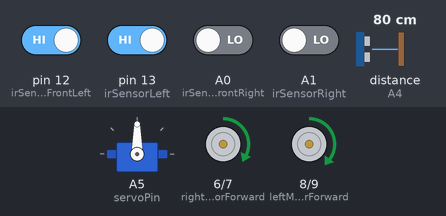
Simulated run of this sketch. Board: Arduino Uno, built with avr-gcc and run on an emulated ATmega328P. Shown: servo, motor-driver pin pairs drawn as motors (green arrow = first pin HIGH = forward, orange = second pin HIGH = backward, longer = more drive, scaled by the enable pin). Wiring (inferred from the names in the program): ultrasonic range finder: trigger A3; echo A4. The inputs (shaded band) are chosen by the test bench; at power-on: pin 12 (irSensorFrontLeft), pin 13 (irSensorLeft) HIGH, A0 (irSensorFrontRight), A1 (irSensorRight) LOW, distance to the obstacle (sensor on A4) 80 cm. The echo pulse lasts 58.3 µs per cm.

Above: at 1.2 s.
1.3 s: distance to the obstacle (sensor on A4) set to 2 cm
At 1.45 s:
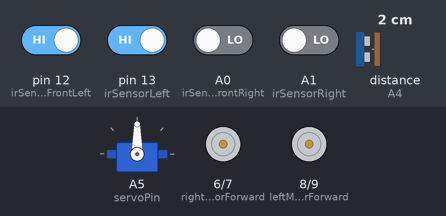
4.3 s: distance to the obstacle (sensor on A4) set to 18 cm
At 4.46 s:
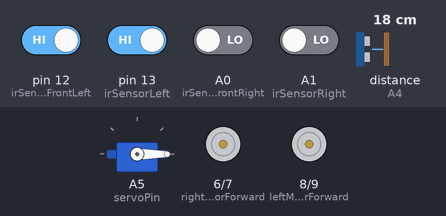
6.4 s: distance to the obstacle (sensor on A4) set to 4 cm
At 7.15 s:
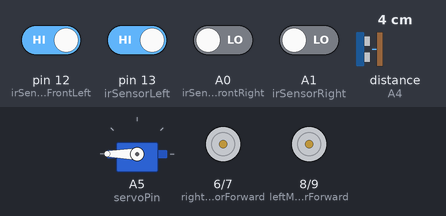
9.4 s: distance to the obstacle (sensor on A4) set to 35 cm
At 10.5 s:
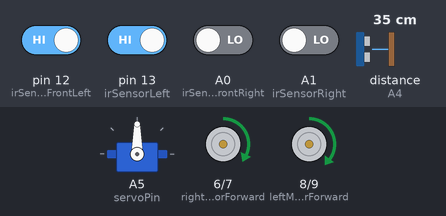
11.5 s: pin 12 (irSensorFrontLeft) driven LOW and pin 13 (irSensorLeft) driven LOW
At 12.1 s:
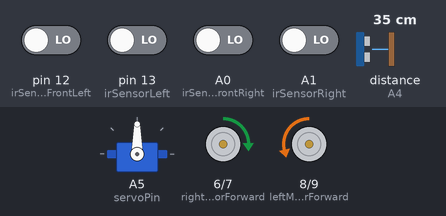
13.0 s: A1 (irSensorRight) driven HIGH
At 13.3 s:
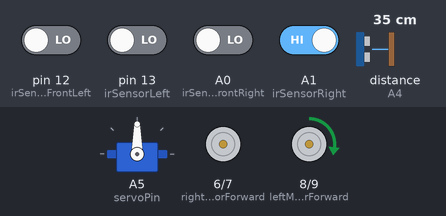
Timing chart, 0 to 15.5 s (numbered marks = the images above; inputs shaded):
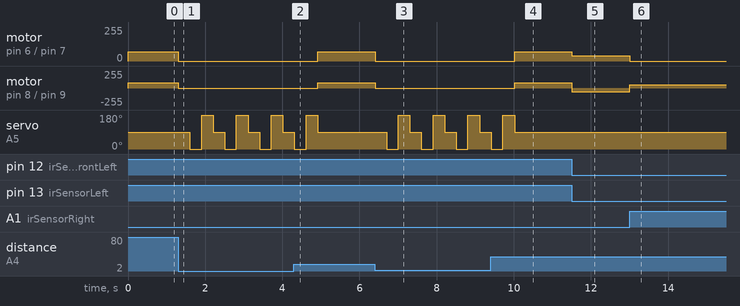

Measured:
- after the input at 1.3 s, motor on pin 6 (rightMotorForward) / pin 7 (rightMotorBackward): forward 70/255 → stopped at once; motor on pin 8 (leftMotorForward) / pin 9 (leftMotorBackward): forward 81/255 → stopped at once; servo on A5 (servoPin): 90° → 0° after 0.31 s, then repeats every 0.90 s: 180° 0.30 s, 90° 0.30 s, 0° 0.30 s
- after the input at 4.3 s, motor on pin 6 (rightMotorForward) / pin 7 (rightMotorBackward): stopped → forward 70/255 after 0.62 s; motor on pin 8 (leftMotorForward) / pin 9 (leftMotorBackward): stopped → forward 81/255 after 0.62 s; servo on A5 (servoPin): goes on until 4.9 s, then stays 90°
- after the input at 6.4 s, motor on pin 6 (rightMotorForward) / pin 7 (rightMotorBackward): forward 70/255 → stopped at once; motor on pin 8 (leftMotorForward) / pin 9 (leftMotorBackward): forward 81/255 → stopped at once; servo on A5 (servoPin): 90° → 0° after 0.30 s, then repeats every 0.90 s: 180° 0.30 s, 90° 0.30 s, 0° 0.30 s
- after the input at 9.4 s, motor on pin 6 (rightMotorForward) / pin 7 (rightMotorBackward): stopped → forward 70/255 after 0.62 s; motor on pin 8 (leftMotorForward) / pin 9 (leftMotorBackward): stopped → forward 81/255 after 0.62 s; servo on A5 (servoPin): goes on until 10.0 s, then stays 90°
- after the input at 11.5 s, motor on pin 6 (rightMotorForward) / pin 7 (rightMotorBackward): forward 70/255 → forward 41/255 at once; motor on pin 8 (leftMotorForward) / pin 9 (leftMotorBackward): forward 81/255 → backward 57/255 at once
- after the input at 13.0 s, motor on pin 6 (rightMotorForward) / pin 7 (rightMotorBackward): forward 41/255 → stopped at once; motor on pin 8 (leftMotorForward) / pin 9 (leftMotorBackward): backward 57/255 → forward 50/255 at once

The sketch:

RC_bonus.ino
```cpp
// Robot Car Project
// Final project for robotics workshop in Beta
// Team ER

#define BLYNK_PRINT Serial

#define BLYNK_TEMPLATE_ID              "TMPL2KCrruHLP"
#define BLYNK_TEMPLATE_NAME            "Robot Car Project"
#define BLYNK_AUTH_TOKEN               "umNDAFL8xWFozGB_op2WOShTwZbLYyDD"

// Include libraries
#include <BlynkSimpleStream.h>
#include <SoftwareSerial.h>
#include <Servo.h>

// WiFi credentials
char ssid[] = "";
char pass[] = "";

// Initialize SoftwareSerial to communicate with ESP8266
#define RX_PIN  2
#define TX_PIN  3
SoftwareSerial espSerial(RX_PIN, TX_PIN);

//speeds forward
#define leftspeed 81
#define rightspeed 89
//speed adjustRight..right forwardSpeed
#define leftspeed2 89
//speed adjustLeft..left forwardSpeed
#define rightspeed2 70
//speeds turnAround
#define leftspeed3 57
#define rightspeed3 41
//speed turnRight
#define leftspeed4 50
//speed turnLeft
#define rightspeed4 41

// Pin definitions
int irSensorFrontLeft = 12;
int irSensorFrontRight = A0;
int irSensorLeft = 13;
int irSensorRight = A1;
int enableLeftMotor = 10;
int leftMotorForward = 8;
int leftMotorBackward = 9;
int enableRightMotor = 5;
int rightMotorForward = 6;
int rightMotorBackward = 7;
int trigPin = A3;
int echoPin = A4;
int servoPin = A5;
// irsensor values
int frontLeftSensorValue;
int frontRightSensorValue;
int leftSensorValue;
int rightSensorValue;
//Variables
bool endPoint = false; // To check if maze is ended
bool uncertaintyEnd = false; //A state of uncertainty b/w the end point and the multiplicity of branches
bool blynkControlActive = false; // To check if Blynk control is active

Servo ultrasonicSensor ;        // Servo motor to rotate ultrasonic sensor

// Functions

// for obstacle detected
bool obstacleDetected() {
  digitalWrite(trigPin, HIGH);
  delayMicroseconds(10);
  digitalWrite(trigPin, LOW);

  long duration = pulseIn(echoPin, HIGH);
  int distance = duration * 0.035 / 2;

  if (distance < 15){
    return true ;
  }else{
    return false ;
  }
}

// Movement Functions
void moveForward() {
  analogWrite(enableLeftMotor, leftspeed);
  analogWrite(enableRightMotor, rightspeed);
  delay(14);
  analogWrite(enableLeftMotor, 0);
  analogWrite(enableRightMotor, 0);
  delay(15);
  digitalWrite(leftMotorForward, HIGH);
  digitalWrite(leftMotorBackward, LOW);
  digitalWrite(rightMotorForward, HIGH);
  digitalWrite(rightMotorBackward, LOW);
}

void moveBackward() {
  analogWrite(enableLeftMotor, rightspeed);
  analogWrite(enableRightMotor, leftspeed);
  delay(14);
  analogWrite(enableLeftMotor, 0);
  analogWrite(enableRightMotor, 0);
  delay(15);
  digitalWrite(leftMotorForward, LOW);
  digitalWrite(leftMotorBackward, HIGH);
  digitalWrite(rightMotorForward, LOW);
  digitalWrite(rightMotorBackward, HIGH);
}

void adjustLeft() {
  analogWrite(enableLeftMotor, leftspeed);
  analogWrite(enableRightMotor, rightspeed2);
  digitalWrite(leftMotorForward, HIGH);
  digitalWrite(leftMotorBackward, LOW);
  digitalWrite(rightMotorForward, HIGH);
  digitalWrite(rightMotorBackward, LOW);
}

void adjustRight() {
  analogWrite(enableLeftMotor, leftspeed2);
  analogWrite(enableRightMotor, rightspeed);
  digitalWrite(leftMotorForward, HIGH);
  digitalWrite(leftMotorBackward, LOW);
  digitalWrite(rightMotorForward, HIGH);
  digitalWrite(rightMotorBackward, LOW);
}

void turnLeft() {
  analogWrite(enableLeftMotor, 0);
  analogWrite(enableRightMotor, rightspeed4 );
  digitalWrite(leftMotorForward, LOW);
  digitalWrite(leftMotorBackward, LOW);
  digitalWrite(rightMotorForward, HIGH);
  digitalWrite(rightMotorBackward, LOW);
}

void turnRight() {
  analogWrite(enableLeftMotor, leftspeed4);
  analogWrite(enableRightMotor, 0);
  digitalWrite(leftMotorForward, HIGH);
  digitalWrite(leftMotorBackward, LOW);
  digitalWrite(rightMotorForward, LOW);
  digitalWrite(rightMotorBackward, LOW);
}

void stopMotors() {
  analogWrite(enableLeftMotor, 0);
  analogWrite(enableRightMotor, 0);
  digitalWrite(leftMotorForward, LOW);
  digitalWrite(leftMotorBackward, LOW);
  digitalWrite(rightMotorForward, LOW);
  digitalWrite(rightMotorBackward, LOW);
}

void turnAround() {
  analogWrite(enableLeftMotor, leftspeed3 );
  analogWrite(enableRightMotor, rightspeed3 );
  digitalWrite(leftMotorForward, LOW);
  digitalWrite(leftMotorBackward, HIGH);
  digitalWrite(rightMotorForward, HIGH);
  digitalWrite(rightMotorBackward, LOW);
}

// Define Blynk virtual pins
#define Forward V1
#define Backward V2
#define Right V3
#define Left V4
#define Around V5

// Manual car control by Blynk
BLYNK_WRITE(Forward) {
  int value = param.asInt();
  if (value == 1) {
    moveForward();
    blynkControlActive = true;
  } else {
    blynkControlActive = false;
  }
}
BLYNK_WRITE(Backward) {
  int value = param.asInt();
  if (value == 1) {
    moveBackward();
    blynkControlActive = true;
  } else {
    blynkControlActive = false;
  }
}

BLYNK_WRITE(Right) {
  int value = param.asInt();
  if (value == 1) {
    turnRight();
    blynkControlActive = true;
  } else {
    blynkControlActive = false;
  }
}

BLYNK_WRITE(Left) {
  int value = param.asInt();
  if (value == 1) {
    turnLeft();
    blynkControlActive = true;
  } else {
    blynkControlActive = false;
  }
}

BLYNK_WRITE(Around) {
  int value = param.asInt();
  if (value == 1) {
    turnAround();
    blynkControlActive = true;
  } else {
    blynkControlActive = false;
  }
}

void setup() {

  pinMode(irSensorFrontLeft, INPUT);
  pinMode(irSensorFrontRight, INPUT);
  pinMode(irSensorLeft, INPUT);
  pinMode(irSensorRight, INPUT);
  pinMode(leftMotorForward, OUTPUT);
  pinMode(leftMotorBackward, OUTPUT);
  pinMode(rightMotorForward, OUTPUT);
  pinMode(rightMotorBackward, OUTPUT);
  pinMode(enableLeftMotor, OUTPUT);
  pinMode(enableRightMotor, OUTPUT);
  pinMode(trigPin, OUTPUT);
  pinMode(echoPin, INPUT);

  // Define pin modes for TX and RX for SoftwareSerial
  pinMode(RX_PIN, INPUT);
  pinMode(TX_PIN, OUTPUT);

  // Initialize servo motor
  ultrasonicSensor.attach(servoPin);
}

void loop() {
  Blynk.run();

   if (!blynkControlActive){
    // IR sensors with reversed logic
    // Black line .. HIGH , White line .. LOW
    frontLeftSensorValue = digitalRead(irSensorFrontLeft);
    frontRightSensorValue = digitalRead(irSensorFrontRight);
    leftSensorValue = digitalRead(irSensorLeft);
    rightSensorValue = digitalRead(irSensorRight);

    // Line following logic with maze-solving behavior
    if (leftSensorValue == LOW && frontLeftSensorValue == HIGH && frontRightSensorValue == HIGH) {
      moveForward();
    }
    else if (leftSensorValue == LOW && rightSensorValue == HIGH && frontLeftSensorValue == LOW && frontRightSensorValue == LOW) {
      turnRight();
    }
    else if (leftSensorValue == LOW && rightSensorValue == LOW && frontLeftSensorValue == LOW && frontRightSensorValue == LOW) {
      turnAround();
    }
    else if (frontLeftSensorValue == LOW && frontRightSensorValue == HIGH) {
      adjustRight();
    } else if (frontLeftSensorValue == HIGH && frontRightSensorValue == LOW) {
      adjustLeft();
    }else if (leftSensorValue == HIGH && rightSensorValue == HIGH && frontLeftSensorValue == HIGH && frontRightSensorValue == HIGH && endPoint == false) {
      uncertaintyEnd = true;
      turnLeft();
      moveForward();
      delay(10);

      if(leftSensorValue == LOW && rightSensorValue == LOW && frontLeftSensorValue == LOW && frontRightSensorValue == LOW && uncertaintyEnd == true){
        moveBackward();
        while(leftSensorValue != HIGH && rightSensorValue != HIGH && frontLeftSensorValue != HIGH && frontRightSensorValue != HIGH){
          delay(10);
        }
        stopMotors();
        endPoint = true;
      }else{
        uncertaintyEnd = false;
        moveForward();
      }
    }else {
      turnLeft();
    }

    // Obstacle avoidance
    if (obstacleDetected()) {

      // Stop the robot when an obstacle is detected
      stopMotors();

      // Scan the environment to check the sides
      bool leftClear = false;
      bool rightClear = false;
      bool frontClear = false;

      // Continue checking until the obstacle is cleared
      while (obstacleDetected()) {
        // Check front side
        ultrasonicSensor.write(90);
        delay(300);
        frontClear = !obstacleDetected() && frontLeftSensorValue == HIGH && frontRightSensorValue == HIGH;

        // Check left side
        ultrasonicSensor.write(0);
        delay(300);
        leftClear = !obstacleDetected() && leftSensorValue == HIGH ;

        // Check right side
        ultrasonicSensor.write(180);
        delay(300);
        rightClear = !obstacleDetected() && rightSensorValue == HIGH ;

        // Decide direction
        if (frontClear) {
        moveForward();
        break;
        } else if (leftClear && !rightClear) {
          turnLeft();
          break;
        } else if (!leftClear && rightClear) {
          turnRight();
          break;
        } else if (!leftClear && !rightClear) {
          stopMotors();
        }
      }

      ultrasonicSensor.write(90); // Return servo to forward-facing position
    }
  }
}
```
